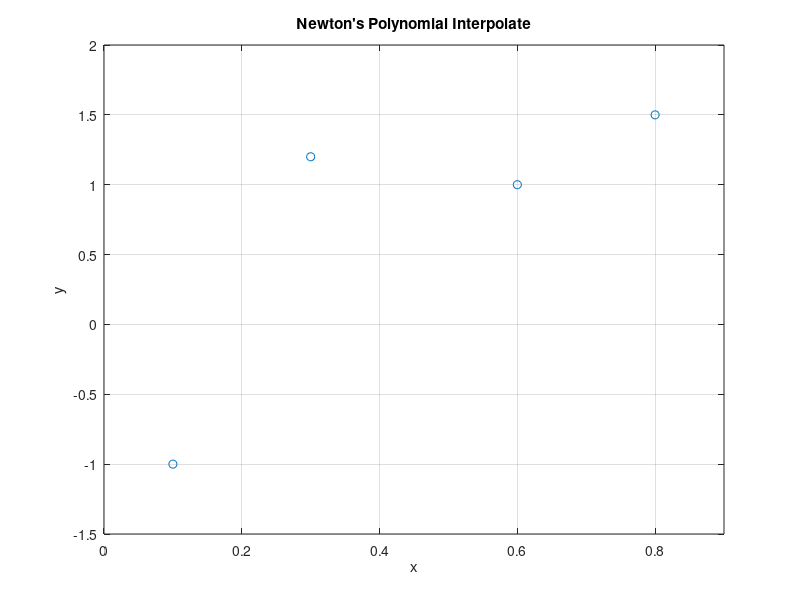

The MATLAB script that drew this image: (Note: this script raises an error after producing the figure.)
clc;
clear;

%data
x = [0.1 0.3 0.6 0.8];
y = [-1 1.2 1.0 1.5];
xn = 0.55;
s = 100;
ox=linspace(x(1),x(end),s);

%plot
figure;
plot(x, y, 'o');
ylabel('y');
xlabel('x');
axis([0 0.9 -1.5 2]);
title("Newton's Polynomial Interpolate");
grid on;

%interpolation
NPol = newton_interpolation(x, y, xn)
%interpolated point on plot
hold on;
plot(xn,NPol,'r*');
label1 = {xn, NPol};
text(xn,NPol, label1,'VerticalAlignment','top','HorizontalAlignment','right');
hold off;

%function's plot
k=[];
m=[];

for i = 1:100
    m(end+1) = ox(i);
    xn = ox(i);
    NPol = newton_interpolation(x, y, xn);
    k(end+1) = NPol;
end
hold on;
plot(m,k);
hold off;


function NPol = newton_interpolation(x, y, xn)
n = length(x);
b = zeros(n,n);
b(:,1) = y(:);    %1st column of b has the y's values
for j = 2:n
    for i = 1:n-j+1
        b(i, j) = (b(i+1,j-1)-b(i,j-1))/(x(i+j-1)-x(i));
    end
end
xt = 1;
NPol = b(1,1);
for j = 1:n-1
    xt = xt*(xn-x(j));
    NPol = NPol+b(1,j+1)*xt;
end
end